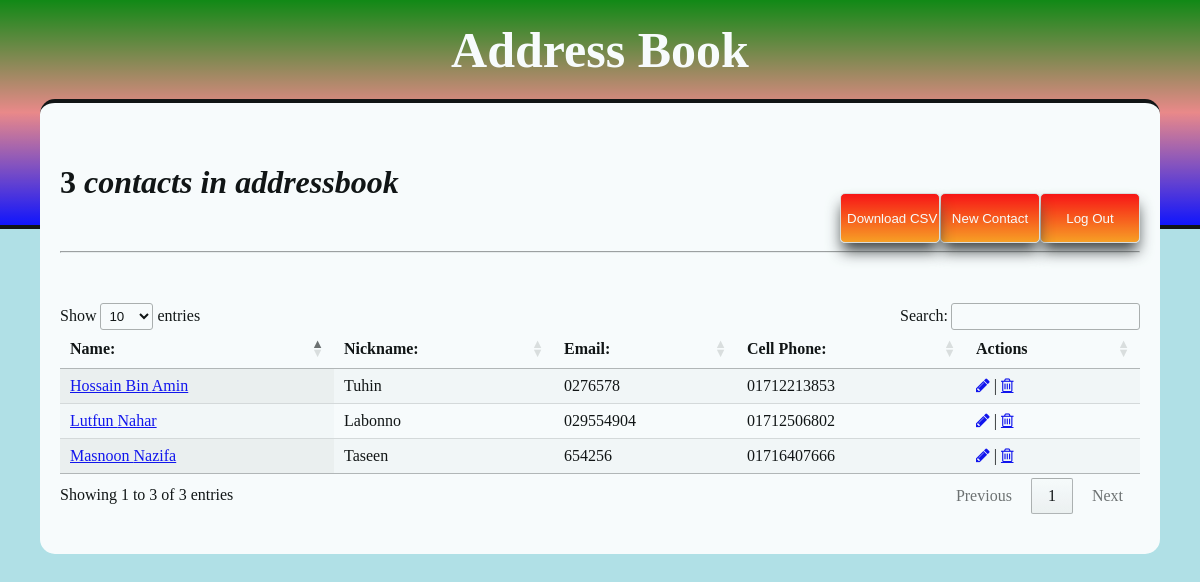
/view.php (signed in), run on the app's committed database.
### tables this page shows
CREATE TABLE `contacts` (
  `contact_id` int(11) NOT NULL,
  `user_id` int(11) NOT NULL,
  `contact_fname` varchar(100) NOT NULL,
  `contact_lname` varchar(100) NOT NULL,
  `contact_nickname` varchar(100) NOT NULL,
  `contact_cphone` varchar(50) NOT NULL,
  `contact_wphone` varchar(50) NOT NULL,
  `contact_email` varchar(50) NOT NULL,
  `contact_address` varchar(100) NOT NULL,
  `contact_city` varchar(50) NOT NULL,
  `contact_state` varchar(50) NOT NULL,
  `contact_zipcode` varchar(50) NOT NULL,
  `contact_profile` varchar(255) NOT NULL,
  `contact_notes` longblob NOT NULL,
  `contact_status` enum('0','1') NOT NULL DEFAULT '1'
);

### view.php (the view, shortened to what this page needs)
<?php
require_once"connection.php";
 $all_contacts = "select * from contacts where user_id = '$_SESSION[id]'";
 $sql_all_contacts = $conn-> query($all_contacts);
 $total_contacts =$sql_all_contacts->num_rows;
?>
<!DOCTYPE html>
<html>
<head>
	<?php include"includes/head.inc"; ?>
</head>
<body>
	<div class="wrapper">
		<?php include"includes/header.inc"; ?>
		<div class="content">
			<div class="floatl"><h1><?php echo $total_contacts?> <em>contacts in addressbook</em></h1></div>
			<a class="floatr" href="index.php"><input class="cancel_contact_button" type="button" value="Log Out"></a>
			<a class="floatr" href="insert_contact.php"><input class="cancel_contact_button" type="button" value="New Contact"></a>
			<a class="floatr" href="csvDownload.php"><input class="cancel_contact_button" type="button" value="Download CSV"></a>
			<hr class="pageTitle">
			<table id="contactsTable" class="display">
				<thead>
					<tr align="left">
						<th>Name:</th>
						<th>Nickname:</th>
						<th>Email:</th>
						<th>Cell Phone:</th>
						<th>Actions</th>
					</tr>
				</thead>
				<tbody>
					<?php while ( $row= mysqli_fetch_assoc($sql_all_contacts) ){
					 ?>
                      <tr>
						<td><a href="contact.php?id=<?php echo $row['contact_id'] ?>"><?php echo $row['contact_fname'] ." " . $row['contact_lname'] ?></a></td>
						<td><?php echo $row['contact_nickname'] ?></td>
						<td><?php echo $row['contact_email'] ?></td>
						<td><?php echo $row['contact_cphone'] ?></td>
						<td><a href="update_contact.php?id=<?php echo $row['contact_id'] ?>"> <i class="fa fa-pencil"></i  ></a> | <a href="delete.php?id= <?php echo $row['contact_id'] ?>"<i class="fa fa-trash-o"></i></a></td>
					</tr>
					<?php } ?>
				</tbody>
			</table>
		</div>
	</div>
</body>
</html>

### includes/head.inc (shortened to what this page needs)
<link rel="stylesheet" type="text/css" href="css/styles.css">
<link rel="stylesheet" type="text/css" href="css/font-awesome.min.css">
<link rel="stylesheet" type="text/css" href="//cdn.datatables.net/1.10.5/css/jquery.dataTables.css">

### includes/header.inc
<div class="header">
	<div class="headerContent"><h1><strong>Address Book</strong></h1></div>
</div>

### css/styles.css (style rules this page uses)
body { font-family:"Times New Roman", Times, serif; padding:0; margin:0; background-color:powderblue; opacity: 0.9; }
.floatl { float:left; }
.floatr { float:right; }
.header { width:100%; border-bottom:4px solid black; height: 225px; background: linear-gradient(green,lightcoral,blue); }
.header .headerContent { width:80%; margin:0 auto; line-height:100px; }
.header .headerContent h1 { margin:0; text-align: center; color:#ffffff; font-size: 50px; font-weight: bold; }
.wrapper { width:100%; }
.content { width:90%; margin:-130px auto 0 auto; background-color:#ffffff; border-top:4px solid black; padding:40px 20px; border-radius: 15px; }
.pageTitle { margin-bottom:50px; }
.cancel_contact_button { width: 100px; height: 50px; background-color:#2bb424; color:#ffffff; border:none; margin-top:50px; border-radius: 5px; box-sizing: border-box; box-shadow: 0px 10px 15px -2px #333; background: linear-gradient(red,#f91); border: 1px solid #ddd; color: white; }

### data on the page
contacts: contact_fname "Lutfun", contact_lname "Nahar", contact_nickname "Labonno", contact_email "029554904", contact_cphone "01712506802"
contacts: contact_fname "Masnoon", contact_lname "Nazifa", contact_nickname "Taseen", contact_email "654256", contact_cphone "01716407666"
contacts: contact_fname "Hossain Bin", contact_lname "Amin", contact_nickname "Tuhin", contact_email "0276578", contact_cphone "01712213853"

### other printed values
$total_contacts "3"
